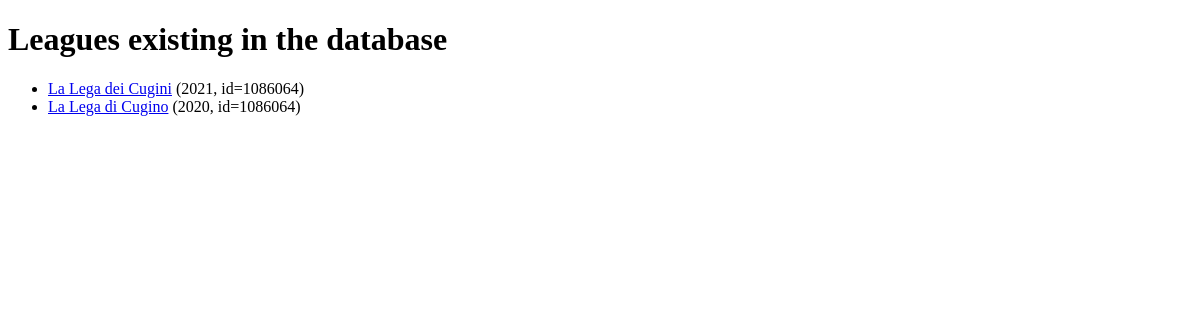
Before: /fantasy_stats/all_leagues/ with the older database file.
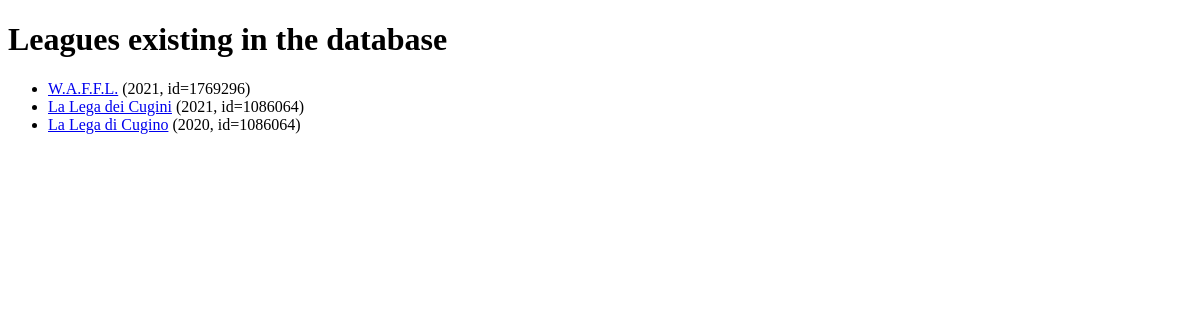
After: the same page with the newer database file.
### fantasy_stats/models.py (models this page shows, shortened)
class LeagueInfo(models.Model):
    league_id = models.IntegerField()
    league_year = models.IntegerField()
    swid = models.CharField(max_length=50)
    espn_s2 = models.CharField(max_length=300)
    league_name = models.CharField(max_length=50, default="<Name Missing>")

### fantasy_stats/views.py (the view)
# urls.py: path('all_leagues/', views.all_leagues, name='all_leagues'),
def all_leagues(request):
    leagues = LeagueInfo.objects.order_by('-league_id', '-league_year')
    return render(request, 'fantasy_stats/all_leagues.html', {'leagues':leagues})

### fantasy_stats/templates/fantasy_stats/all_leagues.html (shortened to what this page needs)
<!DOCTYPE html>
<html>
  <head>
  </head>
  <body>
    <h1>Leagues existing in the database</h1>
    <ul>
    {% for league in leagues %}
        <li><a href="/fantasy_stats/league/{{ league.league_year }}/{{ league.league_id }}/">{{ league.league_name }}</a> ({{ league.league_year }}, id={{league.league_id}})</li>
    {% endfor %}
    </ul>
  </body>
</html>

Changed rows visible on the page:
added LeagueInfo: league_name "W.A.F.F.L.", league_year "2021", league_id "1769296"
